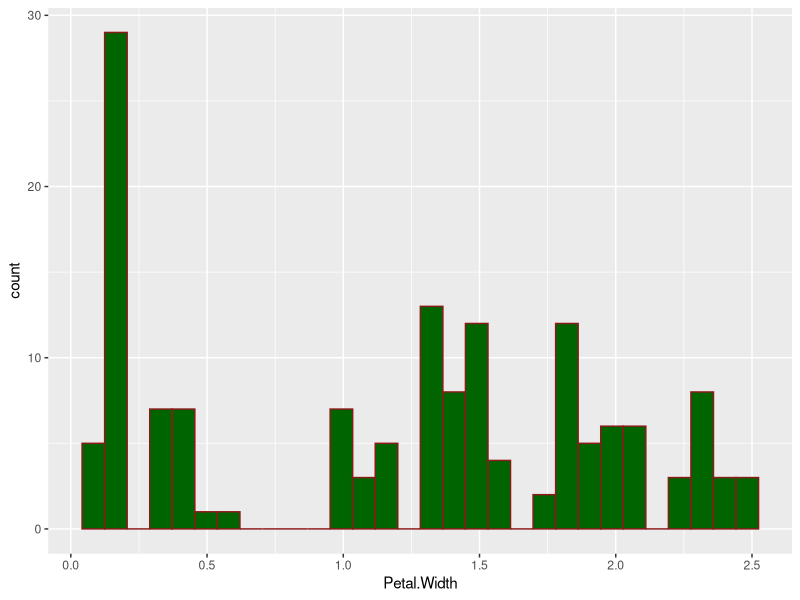
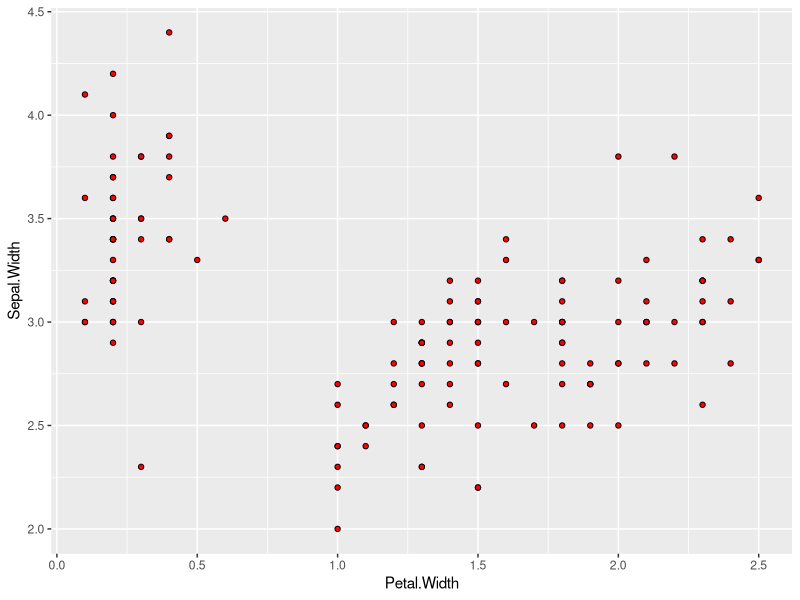

Reproduce these figures in R, in order.
## ---- chunk 1
knitr::opts_chunk$set(echo = TRUE)
library(tidyverse)
## ---- chunk 2
ggplot(iris) + 
  aes(x = Petal.Width) + 
  geom_histogram(color = "firebrick4", 
                 fill = "darkgreen")
x <- 5
## ---- chunk 3
iris %>%
  ggplot() + 
  aes(x = Petal.Width, 
      y = Sepal.Width) + 
  geom_point(shape = 21, 
             color = "black", 
             fill = "red")
